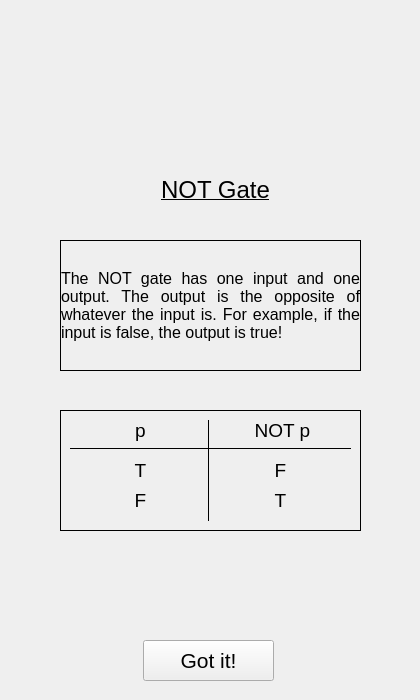
<?xml version="1.0" encoding="UTF-8"?>
<ui version="4.0">
 <class>GateInfo_NOT</class>
 <widget class="QFrame" name="GateInfo_NOT">
  <property name="geometry">
   <rect>
    <x>0</x>
    <y>0</y>
    <width>420</width>
    <height>700</height>
   </rect>
  </property>
  <property name="windowTitle">
   <string>Frame</string>
  </property>
  <widget class="QLabel" name="label_gateIcon">
   <property name="geometry">
    <rect>
     <x>140</x>
     <y>20</y>
     <width>151</width>
     <height>151</height>
    </rect>
   </property>
   <property name="text">
    <string/>
   </property>
   <property name="pixmap">
    <pixmap resource="Resources.qrc">:/Resources/NOTGate.png</pixmap>
   </property>
   <property name="scaledContents">
    <bool>true</bool>
   </property>
   <property name="alignment">
    <set>Qt::AlignCenter</set>
   </property>
  </widget>
  <widget class="QLabel" name="label_gateDescription">
   <property name="geometry">
    <rect>
     <x>60</x>
     <y>240</y>
     <width>301</width>
     <height>131</height>
    </rect>
   </property>
   <property name="frameShape">
    <enum>QFrame::Box</enum>
   </property>
   <property name="text">
    <string>&lt;html&gt;&lt;head/&gt;&lt;body&gt;&lt;p align=&quot;justify&quot;&gt;&lt;span style=&quot; font-size:12pt;&quot;&gt;The NOT gate has one input and one output. The output is the opposite of whatever the input is. For example, if the input is false, the output is true!&lt;/span&gt;&lt;/p&gt;&lt;/body&gt;&lt;/html&gt;</string>
   </property>
   <property name="alignment">
    <set>Qt::AlignCenter</set>
   </property>
   <property name="wordWrap">
    <bool>true</bool>
   </property>
   <property name="margin">
    <number>10</number>
   </property>
  </widget>
  <widget class="QFrame" name="frame">
   <property name="geometry">
    <rect>
     <x>60</x>
     <y>410</y>
     <width>301</width>
     <height>121</height>
    </rect>
   </property>
   <property name="frameShape">
    <enum>QFrame::Box</enum>
   </property>
   <property name="frameShadow">
    <enum>QFrame::Plain</enum>
   </property>
   <widget class="QLabel" name="label_13">
    <property name="geometry">
     <rect>
      <x>210</x>
      <y>80</y>
      <width>21</width>
      <height>21</height>
     </rect>
    </property>
    <property name="font">
     <font>
      <pointsize>14</pointsize>
     </font>
    </property>
    <property name="text">
     <string>T</string>
    </property>
    <property name="alignment">
     <set>Qt::AlignCenter</set>
    </property>
   </widget>
   <widget class="QLabel" name="label">
    <property name="geometry">
     <rect>
      <x>70</x>
      <y>10</y>
      <width>21</width>
      <height>21</height>
     </rect>
    </property>
    <property name="font">
     <font>
      <pointsize>14</pointsize>
     </font>
    </property>
    <property name="text">
     <string>p</string>
    </property>
    <property name="alignment">
     <set>Qt::AlignCenter</set>
    </property>
   </widget>
   <widget class="Line" name="line">
    <property name="geometry">
     <rect>
      <x>10</x>
      <y>30</y>
      <width>281</width>
      <height>16</height>
     </rect>
    </property>
    <property name="frameShadow">
     <enum>QFrame::Plain</enum>
    </property>
    <property name="orientation">
     <enum>Qt::Horizontal</enum>
    </property>
   </widget>
   <widget class="Line" name="line_2">
    <property name="geometry">
     <rect>
      <x>140</x>
      <y>10</y>
      <width>16</width>
      <height>101</height>
     </rect>
    </property>
    <property name="frameShadow">
     <enum>QFrame::Plain</enum>
    </property>
    <property name="orientation">
     <enum>Qt::Vertical</enum>
    </property>
   </widget>
   <widget class="QLabel" name="label_3">
    <property name="geometry">
     <rect>
      <x>167</x>
      <y>10</y>
      <width>111</width>
      <height>21</height>
     </rect>
    </property>
    <property name="font">
     <font>
      <pointsize>14</pointsize>
     </font>
    </property>
    <property name="text">
     <string>NOT p</string>
    </property>
    <property name="alignment">
     <set>Qt::AlignCenter</set>
    </property>
   </widget>
   <widget class="QLabel" name="label_4">
    <property name="geometry">
     <rect>
      <x>70</x>
      <y>50</y>
      <width>21</width>
      <height>21</height>
     </rect>
    </property>
    <property name="font">
     <font>
      <pointsize>14</pointsize>
     </font>
    </property>
    <property name="text">
     <string>T</string>
    </property>
    <property name="alignment">
     <set>Qt::AlignCenter</set>
    </property>
   </widget>
   <widget class="QLabel" name="label_12">
    <property name="geometry">
     <rect>
      <x>210</x>
      <y>50</y>
      <width>21</width>
      <height>21</height>
     </rect>
    </property>
    <property name="font">
     <font>
      <pointsize>14</pointsize>
     </font>
    </property>
    <property name="text">
     <string>F</string>
    </property>
    <property name="alignment">
     <set>Qt::AlignCenter</set>
    </property>
   </widget>
   <widget class="QLabel" name="label_9">
    <property name="geometry">
     <rect>
      <x>70</x>
      <y>80</y>
      <width>21</width>
      <height>21</height>
     </rect>
    </property>
    <property name="font">
     <font>
      <pointsize>14</pointsize>
     </font>
    </property>
    <property name="text">
     <string>F</string>
    </property>
    <property name="alignment">
     <set>Qt::AlignCenter</set>
    </property>
   </widget>
  </widget>
  <widget class="QLabel" name="label_gateName">
   <property name="geometry">
    <rect>
     <x>150</x>
     <y>170</y>
     <width>131</width>
     <height>41</height>
    </rect>
   </property>
   <property name="font">
    <font>
     <pointsize>18</pointsize>
    </font>
   </property>
   <property name="text">
    <string>&lt;html&gt;&lt;head/&gt;&lt;body&gt;&lt;p&gt;&lt;span style=&quot; text-decoration: underline;&quot;&gt;NOT Gate&lt;/span&gt;&lt;/p&gt;&lt;/body&gt;&lt;/html&gt;</string>
   </property>
   <property name="alignment">
    <set>Qt::AlignCenter</set>
   </property>
  </widget>
  <widget class="QPushButton" name="pushButton_accept">
   <property name="geometry">
    <rect>
     <x>143</x>
     <y>640</y>
     <width>131</width>
     <height>41</height>
    </rect>
   </property>
   <property name="font">
    <font>
     <pointsize>16</pointsize>
    </font>
   </property>
   <property name="text">
    <string>Got it!</string>
   </property>
  </widget>
 </widget>
 <resources>
  <include location="Resources.qrc"/>
 </resources>
 <connections/>
</ui>
